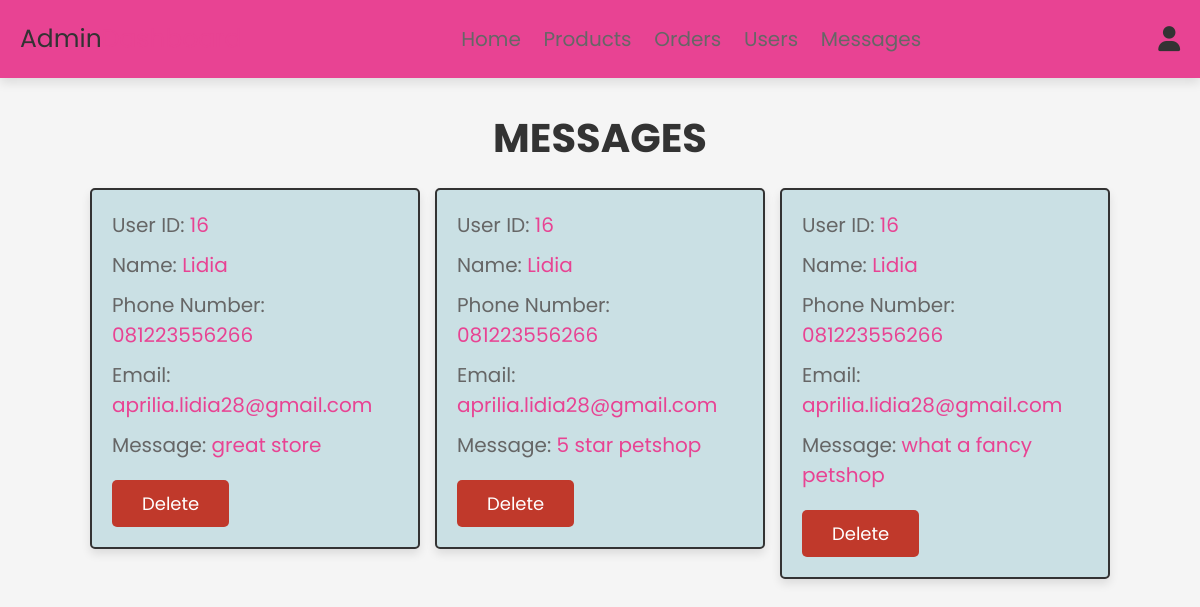
The app's page /admin_contacts.php (signed in) with its own data.
### tables this page shows
CREATE TABLE `message` (
  `id` int(100) NOT NULL,
  `user_id` int(100) NOT NULL,
  `name` varchar(100) NOT NULL,
  `email` varchar(100) NOT NULL,
  `number` varchar(12) NOT NULL,
  `message` varchar(500) NOT NULL
);

### admin_contacts.php (the view, shortened to what this page needs)
<?php
@include 'config.php';
?>
<!DOCTYPE html>
<html lang="en">
<head>
   <link rel="stylesheet" href="https://cdnjs.cloudflare.com/ajax/libs/font-awesome/6.0.0/css/all.min.css">
   <link rel="stylesheet" href="css/admin_style.css">
</head>
<body>
<?php @include 'admin_header.php'; ?>
<section class="messages">
   <h1 class="title">messages</h1>
   <div class="box-container">
      <?php
       $select_message = mysqli_query($conn, "SELECT * FROM `message`") or die('query failed');
       if(mysqli_num_rows($select_message) > 0){
          while($fetch_message = mysqli_fetch_assoc($select_message)){
      ?>
      <div class="box" style="background-color: #CAE0E4;">
         <p>User ID: <span><?php echo $fetch_message['user_id']; ?></span> </p>
         <p>Name: <span><?php echo $fetch_message['name']; ?></span> </p>
         <p>Phone Number: <span><?php echo $fetch_message['number']; ?></span> </p>
         <p>Email: <span><?php echo $fetch_message['email']; ?></span> </p>
         <p>Message: <span><?php echo $fetch_message['message']; ?></span> </p>
         <a href="admin_contacts.php?delete=<?php echo $fetch_message['id']; ?>" onclick="return confirm('delete this message?');" class="delete-btn">delete</a>
      </div>
      <?php
         }
      }else{
         echo '<p class="empty">you have no messages!</p>';
      }
      ?>
   </div>
</section>
</body>
</html>

### css/admin_style.css (style rules this page uses)
:root { --pink:#e84393; --red:#c0392b; --blue:#CAE0E4; --black:#333; --white:#fff; --light-color:#666; --light-white:#ccc; --light-bg:#f5f5f5; --border:.2rem solid var(--black); --box-shadow:0 .5rem 1rem rgba(0,0,0,.1); }
* { font-family: 'Poppins', sans-serif; margin:0; padding:0; box-sizing: border-box; outline: none; border:none; text-decoration: none; transition:all .2s linear; }
html { font-size: 62.5%; overflow-x: hidden; scroll-behavior: smooth; scroll-padding-top: 6.5rem; }
body { background: var(--light-bg); }
section { padding:3rem 2rem; }
.title { text-align: center; margin-bottom: 2rem; color:var(--black); text-transform: uppercase; font-size: 4rem; }
.btn, .delete-btn, .option-btn { display: inline-block; border-radius: .5rem; margin-top: 1rem; font-size: 1.8rem; color:var(--white); cursor: pointer; padding:1rem 3rem; text-transform: capitalize; }
.delete-btn { background-color: var(--red); }
.messages .box-container { display: grid; grid-template-columns: repeat(auto-fit, 33rem); gap:1.5rem; align-items: flex-start; max-width: 1200px; margin: 0 auto; justify-content: center; }
.messages .box-container .box { padding:2rem; border:var(--border); background-color: var(--white); box-shadow: var(--box-shadow); border-radius: .5rem; }
.messages .box-container .box p { font-size: 2rem; color:var(--light-color); margin-bottom: 1rem; line-height: 1.5; }
.messages .box-container .box p span { color:var(--pink); }

### records on screen
message: user "16", name "Lidia", number "081223556266", email "aprilia.lidia28@gmail.com", message "great store"
message: user "16", name "Lidia", number "081223556266", email "aprilia.lidia28@gmail.com", message "5 star petshop"
message: user "16", name "Lidia", number "081223556266", email "aprilia.lidia28@gmail.com", message "what a fancy petshop"
